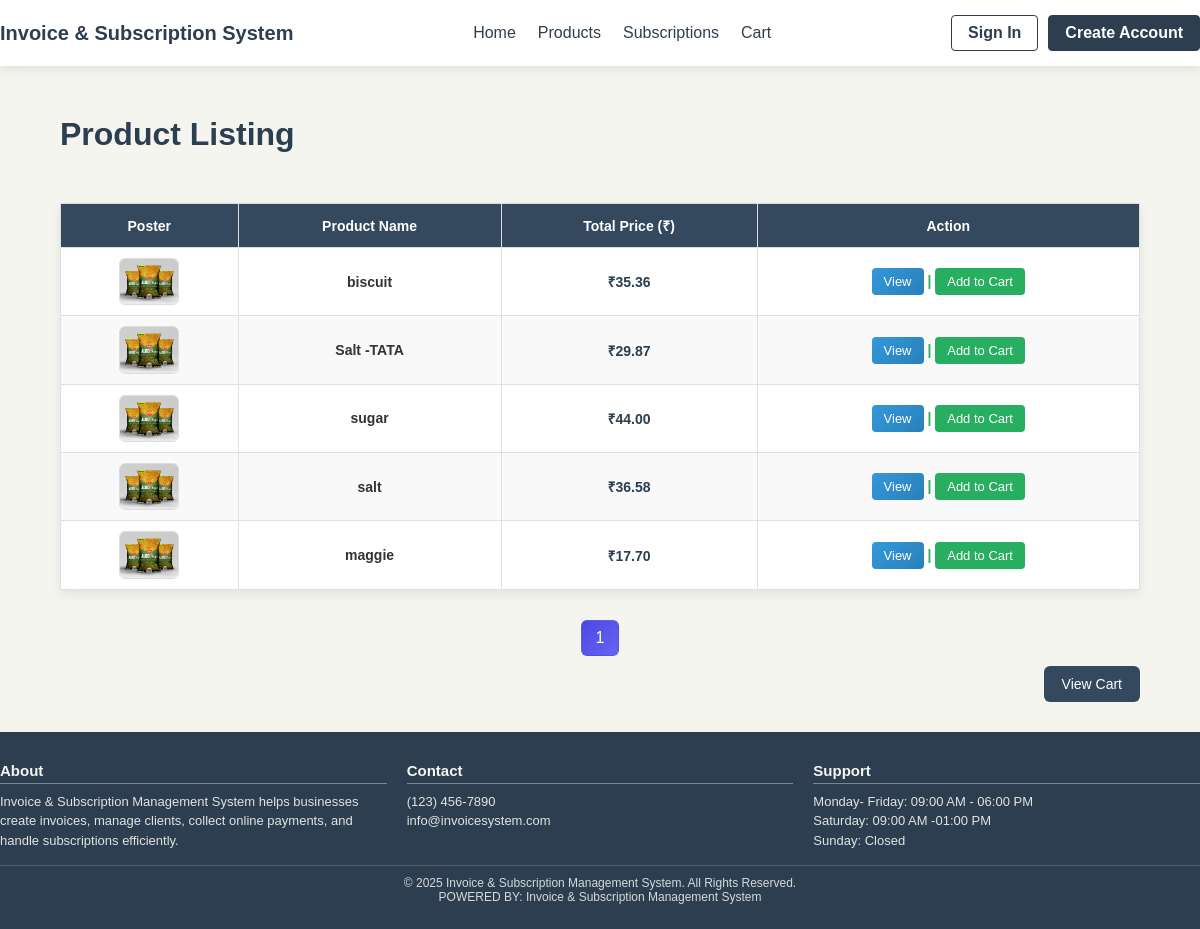
Page /products on the committed database.
### tables this page shows
CREATE TABLE `products` (
  `id` int NOT NULL,
  `name` varchar(100) NOT NULL,
  `description` text,
  `price` decimal(10,2) NOT NULL,
  `tax_percent` decimal(5,2) DEFAULT '0.00',
  `total_amount` decimal(10,2) NOT NULL DEFAULT '0.00',
  `quantity` int DEFAULT '1',
  `poster` varchar(255) DEFAULT NULL,
  `created_at` timestamp NULL DEFAULT CURRENT_TIMESTAMP,
  `updated_at` timestamp NULL DEFAULT CURRENT_TIMESTAMP ON UPDATE CURRENT_TIMESTAMP
);

### app/Controllers/ProductController.php (called while the page is built, shortened)
<?php
class ProductController
{
    private Product $productModel;
    public function __construct()
    {
        $this->productModel = new Product();
    }
    public function listProducts()
    {
        $currentPage = (int)($_GET['page'] ?? 1);
        $limit = 10;
        $offset = ($currentPage - 1) * $limit;
        $allProducts = $this->productModel->getAll();
        $totalItems = count($allProducts);
        $products = array_slice($allProducts, $offset, $limit);
        $pagination = [
            'total'        => $totalItems,
            'per_page'     => $limit,
            'current_page' => $currentPage,
            'total_pages'  => ceil($totalItems / $limit),
        ];
        $cart = Session::get('cart') ?? [];
        $cartProductIds = array_keys($cart);
        require APP_ROOT . '/app/Views/products/list.php';
    }
}

### app/Core/Router.php (called while the page is built, shortened)
<?php
class Router
{
    private array $routes = [];
    public function get(string $path, array $handler)
    {
        $this->routes['GET'][$path] = $handler;
    }
    public function post(string $path, array $handler)
    {
        $this->routes['POST'][$path] = $handler;
    }
    public function dispatch()
    {
        $method = $_SERVER['REQUEST_METHOD'];
        $uri = parse_url($_SERVER['REQUEST_URI'], PHP_URL_PATH);
        [$controller, $action] = $this->routes[$method][$uri];
        call_user_func([new $controller, $action]);
    }
}

### public/index.php (called while the page is built, shortened)
<?php
require_once APP_ROOT . '/app/Helpers/Session.php';
require_once APP_ROOT . '/app/Core/Router.php';
require_once APP_ROOT . '/app/Core/Database.php';
require_once APP_ROOT . '/app/Controllers/ProductController.php';
$router = new Router();
$router->get('/', [DashboardController::class, 'index']);
$router->get('/dashboard', [DashboardController::class, 'index']);
$router->get('/register', [AuthController::class, 'showRegister']);
$router->post('/register', [AuthController::class, 'register']);
$router->get('/login', [AuthController::class, 'showLogin']);
$router->post('/login', [AuthController::class, 'login']);
$router->get('/logout', [AuthController::class, 'logout']);
$router->get('/home', [ProductController::class, 'home']);
$router->get('/products', [ProductController::class, 'listProducts']);
$router->get('/dashboard/product', [ProductController::class, 'show']);
$router->get('/add-product', [ProductController::class, 'addProductForm']);
$router->post('/add-product', [ProductController::class, 'addProduct']);
$router->get('/dashboard/products/edit', [ProductController::class, 'editProductForm']);
$router->post('/dashboard/products/edit', [ProductController::class, 'updateProduct']);
$router->get('/dashboard/products/delete', [ProductController::class, 'deleteProduct']);
$router->get('/cart', [CartController::class, 'showCart']);
$router->post('/cart/add', [CartController::class, 'addItem']);
$router->post('/cart/update', [CartController::class, 'updateItem']);
$router->post('/cart/remove', [CartController::class, 'removeItem']);
$router->get('/cart/payment', [CartController::class, 'showPaymentPage']);
$router->post('/cart/payment/process', [CartController::class, 'processPayment']);
$router-> get('/invoice/show',[InvoiceController::class,'show']);
$router-> post('/invoice/create',[InvoiceController::class,'create']);
$router->get('/my_invoices', [InvoiceController::class, 'myInvoices']);
$router->get('/track_invoices', [InvoiceController::class, 'trackInvoices']);
$router->get('/invoice/pdf', [InvoiceController::class, 'pdf']);
$router->get('/invoice/send-email',[InvoiceController::class,'sendEmail']);
$router->get('/subscriptions', [SubscriptionController::class, 'index']);
$router->post('/subscribe', [SubscriptionController::class, 'subscribe']);
$router->post('/subscription/cancel', [SubscriptionController::class, 'cancelSubscription']);
$router->get('/payment', [PaymentController::class, 'showPaymentPage']);
$router->post('/payment/process', [PaymentController::class, 'processPayment']);
$router->get('/track_subscriptions', [SubscriptionController::class, 'trackSubscriptions']);
$router->get('/dashboard/subscription-plans', [SubscriptionPlanController::class, 'index']);
$router->post('/dashboard/subscription-plans', [SubscriptionPlanController::class, 'create']);
$router->get('/admin/plans', [SubscriptionPlanController::class, 'index']);
$router->get('/admin/plan/get', [SubscriptionPlanController::class, 'getPlan']);
$router->post('/admin/plan/save', [SubscriptionPlanController::class, 'save']);
$router->get('/admin/plan/delete', [SubscriptionPlanController::class, 'delete']);
$router->get('/settings',         [SettingController:: class,'index']);
$router->post('/settings/update', [SettingController:: class,'update']);
$router->get('/settings/company', [SettingController::class,'company']);
$router->post('/settings/company',  [SettingController::class,'company']);
$router->get('/address/list', [AddressController::class, 'getAddresses']);
$router->post('/address/add', [AddressController::class, 'addAddress']);
$router->post('/address/set-default', [AddressController::class, 'setDefaultAddress']);
$router->dispatch();

### app/Helpers/Session.php (called while the page is built, shortened)
<?php
class Session {
    public static function get(string $key, mixed $default = null): mixed {
        return $_SESSION[$key] ?? $default;
    }
}

### app/Core/Database.php (called while the page is built, shortened)
<?php
class Database {
    private static ?mysqli $connection = null;
    public static function getConnection(): mysqli {
        $host = $_ENV['DB_HOST'] ?? 'localhost';
        $user = $_ENV['DB_USERNAME'] ?? 'root';
        $pass = $_ENV['DB_PASSWORD'] ?? '';
        $name = $_ENV['DB_NAME'] ?? '';
        try {
            $conn = new mysqli($host, $user, $pass, $name);
            $conn->set_charset('utf8mb4');
        } catch (\mysqli_sql_exception $e) {
            throw new RuntimeException('Database connection failed: ' . $e->getMessage());
        }
        self::$connection = $conn;
        return self::$connection;
    }
}

### app/Core/Model.php (called while the page is built, shortened)
<?php
class Model
{
    public function __construct()
    {
        $this->db = Database::getConnection();
    }
}

### app/Models/Product.php (called while the page is built, shortened)
<?php
class Product extends Model
{
    public function getAll(): array
    {
        $stmt = $this->db->prepare("SELECT * FROM products ORDER BY id DESC");
        $stmt->execute();
        return $stmt->get_result()->fetch_all(MYSQLI_ASSOC);
    }
}

### app/Views/products/list.php (the view, shortened to what this page needs)
<?php require APP_ROOT . '/app/Views/layouts/header.php'; ?>
<link rel="stylesheet" href="/assets/css/products.css">
<main class="main-content">
<div class="dashboard-header">
    <h2>Product Listing</h2>
</div>
<?php if (!empty($products)): ?>
    <table class="product-table" border="1" cellpadding="5">
        <thead>
            <tr>
                <th>Poster</th>
                <th>Product Name</th>
                <?php if (\App\Helpers\Session::get('role') === 'admin'): ?>
                    <th>Price (&#8377;)</th>
                    <th>Tax %</th>
                <?php else: ?>
                    <th>Total Price (&#8377;)</th>
                <?php endif; ?>
                <th>Action</th>
            </tr>
        </thead>
        <tbody>
            <?php foreach ($products as $product): ?>
                <tr>
                    <td>
                        <?php if (!empty($product['poster']) && file_exists(APP_ROOT . '/public/uploads/' . $product['poster'])): ?>
                            <img src="/uploads/<?= htmlspecialchars($product['poster']) ?>" alt="<?= htmlspecialchars($product['name']) ?>" class="product-poster" style="width:60px; height:auto;">
                        <?php else: ?>
                            <span>No Image</span>
                        <?php endif; ?>
                    </td>
                    <td><?= htmlspecialchars($product['name']) ?></td>
                    <?php if (\App\Helpers\Session::get('role') === 'admin'): ?>
                        <td><?= number_format($product['price'], 2) ?></td>
                        <td><?= htmlspecialchars($product['tax_percent']) ?>%</td>
                    <?php else: ?>
                        <?php
                        $price = (float)$product['price'];
                        $tax   = (float)$product['tax_percent'];
                        $total = $price + ($price * $tax / 100);
                        ?>
                        <td><strong>&#8377;<?= number_format($total, 2) ?></strong></td>
                    <?php endif; ?>
                    <td>
                        <button type="button" class="btn-view" onclick="openViewProductModal(<?= $product['id'] ?>)">View</button>
                        <?php if (\App\Helpers\Session::get('role') === 'admin'): ?>
<button type="button" onclick="openEditProductModal(<?= $product['id'] ?>)">
    Edit
</button>
                            | <a href="/dashboard/products/delete?id=<?= $product['id'] ?>" onclick="return confirm('Are you sure you want to delete this product?');">Delete</a>
                        <?php else: ?>
                            | <button
                                id="cart-btn-<?= $product['id'] ?>"
                                onclick="addToCart(<?= $product['id'] ?>)"
                                <?= in_array($product['id'], $cartProductIds) ? 'disabled' : '' ?>>
                                <?= in_array($product['id'], $cartProductIds) ? 'Added' : 'Add to Cart' ?>
                            </button>
                        <?php endif; ?>
                    </td>
                </tr>
            <?php endforeach; ?>
        </tbody>
    </table>
    <div class="pagination">
        <?php for ($i = 1; $i <= $pagination['total_pages']; $i++): ?>
            <a href="?page=<?= $i ?>" <?= $i === $pagination['current_page'] ? 'class="active"' : '' ?>>
                <?= $i ?>
            </a>
        <?php endfor; ?>
    </div>
<?php else: ?>
    <p>No products found.</p>
<?php endif; ?>
<?php if (\App\Helpers\Session::get('role') !== 'admin'): ?>
    <div class="button-container">
        <a href="/cart" class="view-cart">View Cart</a>
    </div>
<?php endif; ?>
</main>
<?php require APP_ROOT . '/app/Views/layouts/footer.php'; ?>

### public/assets/css/header_footer.css (style rules this page uses)
* { margin: 0; padding: 0; box-sizing: border-box; }
.main-content, .wrapper { flex: 1; }

### public/assets/css/products.css (style rules this page uses)
h2 { text-align: center; margin: 30px 0; color: #2c3e50; font-size: 2rem; }
table { width: 90%; margin: 0 auto; border-collapse: collapse; background-color: #ffffff; box-shadow: 0 4px 10px rgba(0, 0, 0, 0.08); }
thead { background-color: #34495e; }
thead th { color: #ffffff; padding: 12px; font-size: 14px; text-align: center; border: 1px solid #ddd; }
tbody td { padding: 10px; text-align: center; border: 1px solid #e0e0e0; vertical-align: middle; font-size: 14px; }
tbody tr:nth-child(even) { background-color: #f9f9f9; }
tbody img { width: 60px; height: auto; border-radius: 6px; border: 1px solid #ddd; }
tbody td:nth-child(2) { font-weight: 600; color: #333; }
tbody td:nth-child(3), tbody td:nth-child(6) { font-weight: bold; color: #2c3e50; }
tbody td:nth-child(4) { color: #27ae60; font-weight: 600; }
button { padding: 6px 12px; background-color: #e74c3c; color: #ffffff; border: none; border-radius: 4px; font-size: 13px; cursor: pointer; transition: background-color 0.3s ease; }
.dashboard-header { width: 90%; margin: 20px auto; display: flex; justify-content: space-between; align-items: center; }
.product-table { width: 90%; margin: 0 auto 30px; border-collapse: collapse; background-color: #ffffff; box-shadow: 0 4px 10px rgba(0, 0, 0, 0.08); }
.product-poster { width: 60px; border-radius: 6px; border: 1px solid #ddd; }
.product-table button { padding: 6px 12px; background-color: #27ae60; color: #ffffff; border: none; border-radius: 4px; font-size: 13px; cursor: pointer; transition: all 0.3s ease; }
.button-container { width: 90%; margin: 20px auto 40px; text-align: right; }
.view-cart { padding: 10px 18px; background-color: #34495e; color: #ffffff; text-decoration: none; border-radius: 6px; font-size: 14px; margin-top: 20px; margin-bottom: 20px; }
.btn-view { padding: 5px 12px; background: linear-gradient(135deg, #3498db 0%, #2980b9 100%); color: #fff; border: none; border-radius: 4px; font-size: 13px; cursor: pointer; transition: all 0.2s ease; }
.pagination { display: flex; justify-content: center; gap: 8px; margin-top: 28px; margin-bottom: 20px; }
.pagination a { display: inline-block; padding: 8px 14px; border-radius: 6px; text-decoration: none; color: #374151; background: #fff; border: 1px solid #e5e7eb; }
.pagination a.active { background: linear-gradient(135deg, #4f46e5, #6366f1); color: #fff; border-color: transparent; }

### rows in the picture
products: poster (placeholder picture), name "biscuit", total "35.36", shows "Add to Cart"
products: poster (placeholder picture), name "Salt -TATA", total "29.87", shows "Add to Cart"
products: poster (placeholder picture), name "sugar", price "44.00", shows "Add to Cart"
products: poster (placeholder picture), name "salt", total "36.58", shows "Add to Cart"
products: poster (placeholder picture), name "maggie", total "17.70", shows "Add to Cart"
